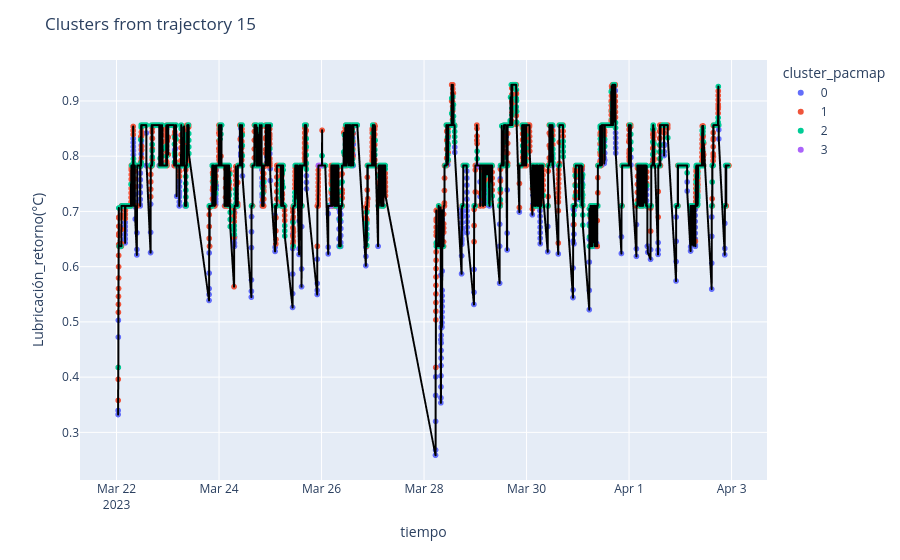

The cell this chart's notebook holds for it:
### Code cell
Clusters.plotFigure('lineplot', 
                    idxTrajectory   = 3, 
                    idxVariable     = 6, 
                    algorithm       = 'pacmap')

### Figure 1 — Plotly figure (JSON) as saved in the notebook; plotly's stock layout.template omitted (floating-point values rounded to 4 significant figures; data arrays with more than 128 entries replaced by an {"elided": "..."} marker saying what was removed)
{"data": [{"hovertemplate": "cluster_pacmap=0<br>tiempo=%{x}<br>Lubricación_retorno(°C)=%{y}<extra></extra>", "legendgroup": "0", "line": {"color": "black"}, "marker": {"color": "#636efa", "symbol": "circle"}, "mode": "markers", "name": "0", "showlegend": true, "type": "scattergl", "x": {"elided": "1823 str values"}, "xaxis": "x", "y": {"elided": "1823 float values"}, "yaxis": "y"}, {"hovertemplate": "cluster_pacmap=1<br>tiempo=%{x}<br>Lubricación_retorno(°C)=%{y}<extra></extra>", "legendgroup": "1", "line": {"color": "black"}, "marker": {"color": "#EF553B", "symbol": "circle"}, "mode": "markers", "name": "1", "showlegend": true, "type": "scattergl", "x": {"elided": "7234 str values"}, "xaxis": "x", "y": {"elided": "7234 float values"}, "yaxis": "y"}, {"hovertemplate": "cluster_pacmap=2<br>tiempo=%{x}<br>Lubricación_retorno(°C)=%{y}<extra></extra>", "legendgroup": "2", "line": {"color": "black"}, "marker": {"color": "#00cc96", "symbol": "circle"}, "mode": "markers", "name": "2", "showlegend": true, "type": "scattergl", "x": {"elided": "1812 str values"}, "xaxis": "x", "y": {"elided": "1812 float values"}, "yaxis": "y"}, {"hovertemplate": "cluster_pacmap=3<br>tiempo=%{x}<br>Lubricación_retorno(°C)=%{y}<extra></extra>", "legendgroup": "3", "line": {"color": "black"}, "marker": {"color": "#ab63fa", "symbol": "circle"}, "mode": "markers", "name": "3", "showlegend": true, "type": "scattergl", "x": ["2023-03-25T22:37:00", "2023-03-25T22:38:00", "2023-03-25T22:39:00", "2023-03-25T22:40:00", "2023-03-25T22:41:00", "2023-03-25T22:42:00", "2023-03-25T22:43:00", "2023-03-25T22:44:00", "2023-03-25T22:45:00", "2023-03-25T22:46:00", "2023-03-25T22:47:00", "2023-03-25T22:48:00", "2023-03-25T22:49:00", "2023-03-25T22:50:00", "2023-03-25T22:51:00", "2023-03-25T22:52:00", "2023-03-25T22:53:00", "2023-03-25T22:54:00", "2023-03-25T22:55:00", "2023-03-25T22:56:00", "2023-03-25T22:57:00", "2023-03-25T22:58:00", "2023-03-25T22:59:00", "2023-03-25T23:00:00", "2023-03-25T23:01:00", "2023-03-25T23:02:00", "2023-03-25T23:03:00", "2023-03-25T23:04:00", "2023-03-25T23:05:00", "2023-03-25T23:06:00", "2023-03-25T23:07:00", "2023-03-25T23:08:00", "2023-03-25T23:09:00", "2023-03-25T23:10:00", "2023-03-25T23:11:00", "2023-03-25T23:12:00", "2023-03-25T23:13:00", "2023-03-25T23:14:00", "2023-03-25T23:15:00", "2023-03-25T23:17:00", "2023-03-25T23:18:00", "2023-03-25T23:19:00", "2023-03-25T23:20:00", "2023-03-25T23:21:00", "2023-03-25T23:22:00", "2023-03-25T23:26:00", "2023-03-25T23:27:00", "2023-03-25T23:28:00", "2023-03-25T23:29:00", "2023-03-25T23:30:00", "2023-03-25T23:31:00", "2023-03-25T23:32:00", "2023-03-25T23:34:00", "2023-03-25T23:35:00", "2023-03-25T23:36:00", "2023-03-25T23:37:00", "2023-03-25T23:38:00", "2023-03-25T23:39:00", "2023-03-25T23:40:00", "2023-03-25T23:41:00", "2023-03-25T23:42:00", "2023-03-25T23:43:00", "2023-03-25T23:44:00", "2023-03-25T23:46:00", "2023-03-26T04:25:00", "2023-03-29T01:02:00"], "xaxis": "x", "y": [0.7831, 0.7831, 0.7831, 0.7831, 0.7831, 0.7831, 0.7831, 0.7831, 0.7831, 0.7831, 0.7831, 0.7831, 0.7831, 0.7831, 0.7831, 0.7831, 0.7831, 0.7831, 0.7831, 0.7831, 0.7831, 0.7831, 0.7831, 0.7831, 0.7831, 0.7831, 0.7831, 0.7831, 0.7831, 0.7831, 0.7831, 0.7831, 0.7831, 0.7831, 0.7831, 0.7831, 0.7831, 0.7831, 0.7831, 0.7831, 0.7831, 0.7831, 0.7831, 0.7831, 0.7831, 0.7831, 0.7831, 0.7831, 0.7831, 0.7831, 0.7831, 0.7831, 0.7831, 0.7831, 0.7831, 0.7831, 0.7831, 0.7831, 0.7831, 0.7831, 0.7831, 0.7831, 0.7831, 0.7831, 0.71, 0.7831], "yaxis": "y"}, {"hovertemplate": "tiempo=%{x}<br>Lubricación_retorno(°C)=%{y}<extra></extra>", "legendgroup": "", "line": {"color": "black", "dash": "solid"}, "marker": {"symbol": "circle"}, "mode": "lines", "name": "", "showlegend": false, "type": "scattergl", "x": {"elided": "10935 str values"}, "xaxis": "x", "y": {"elided": "10935 float values"}, "yaxis": "y"}], "layout": {"legend": {"title": {"text": "cluster_pacmap"}, "tracegroupgap": 0}, "margin": {"t": 60}, "title": {"text": "Clusters from trajectory 15"}, "xaxis": {"anchor": "y", "domain": [0, 1], "title": {"text": "tiempo"}}, "yaxis": {"anchor": "x", "domain": [0, 1], "title": {"text": "Lubricación_retorno(°C)"}}}}
